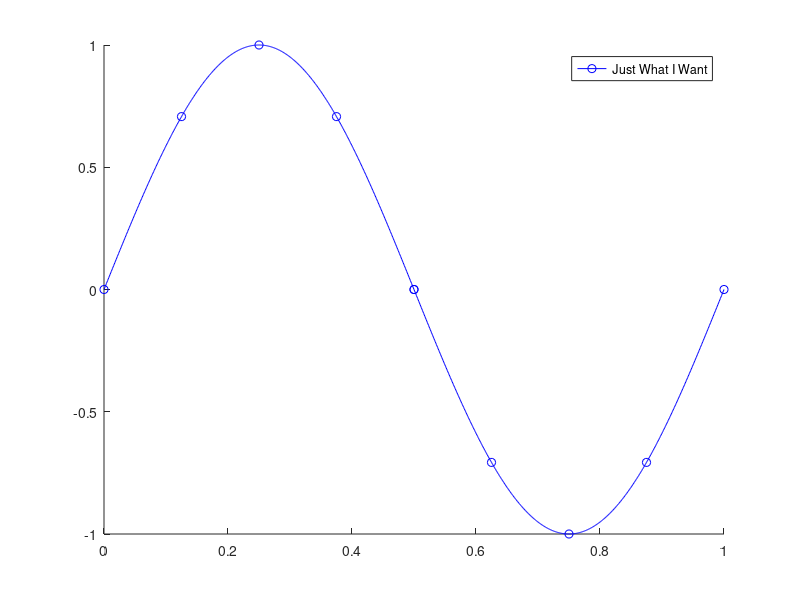

Write the MATLAB code that produced this figure.
clear;
clc;
close all;

% a=textread('F:\Dropbox\results\1_Dudek__aBPCA_008__.txt');
% b=textread('F:\Dropbox\results\1_Dudek__aRVQ_08_12_1000_0_nulE__.txt');
% plot(6:570,a(:,6), 'r+--')
% hold on;
% plot(6:570,b(:,6), 'g+--')

k=1024; %Power of 2
t=linspace(0,1,k+1);
x=sin(2*pi*t);

j=round((k-1)/2)+1;
I=find(mod((find(t==t)-1),128)==0); %Power of 2 subset

close all
figure(1)
hold on
plot(t(j),x(j),'b-o')
plot(t,x,'b')
plot(t(I),x(I),'bo')
legend('Just What I Want');
%%%%%%%%%%%%%%%%
% End Snippet %
%%%%%%%%%%%%%%%%
